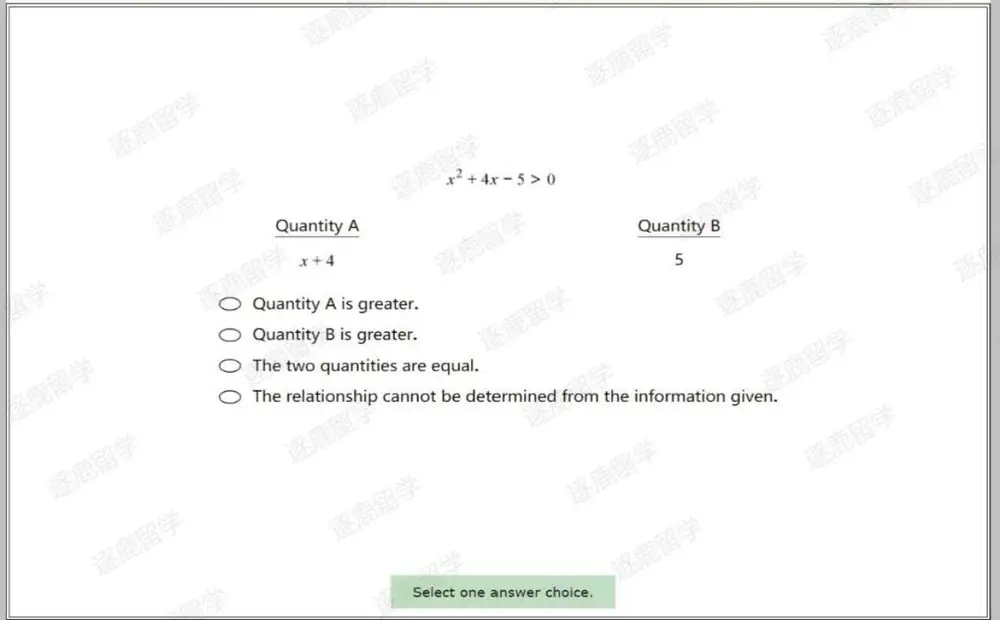
#> input picture courses/gre-qx/img/2025-01-01/5-04.webp, 1000 x 620 px
$ python ocrt.py ../../../../courses/gre-qx/img/2025-01-01/5-04.webp 5
#> lines starting #> are read from the running program, lines starting #| are printed output that depends on the picture
import sys,os,json,subprocess
sys.path.insert(0,os.path.expanduser('~/mnt/quest-log/tools/course/grvx'))
from PIL import Image,ImageOps,ImageFilter
import importlib.util
def hb(im):
    W,H=im.size
    band=im.crop((0,0,int(W*.5),int(H*.2))).convert('L')
    sc=2 if W<1500 else 1
    if sc>1:band=band.resize((band.size[0]*sc,band.size[1]*sc))
    f=f'/tmp/hb_{os.getpid()}.png';band.save(f)
    t=subprocess.run(['tesseract',f,'-','--psm','6','tsv'],capture_output=True,text=True).stdout
    for ln in t.split('\n')[1:]:
        c=ln.split('\t')
        if len(c)>=12 and c[11].strip().lower().startswith('section') and int(c[10] if c[10].lstrip('-').isdigit() else 0)>30:
            return int((int(c[7])+int(c[9]))/sc)+6
    return int(H*.095)
def ocr(path,psm=3,scale=None):
#> called with psm = 5
    im=Image.open(path).convert('RGB');H=im.size[1]
#> in ocr, im is the input picture: PIL image 1000x620 RGB; mean R, G, B 248.5, 248.8, 248.4
#> after `H = im.size[1]`: H = 620
    y=hb(im)
#> in hb, `band=im.crop((0,0,int(W*.5),int(H*.2))).convert('L')`:
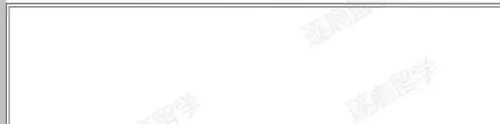
#> band: PIL image 500x124 L; min 108, max 255, mean 249.8
    if not .03*H<=y<=.2*H:y=int(H*.095)
    im=im.crop((0,y,im.size[0],H))
    sc=scale or max(2,round(2600/im.size[0]))
    im=im.resize((im.size[0]*sc,im.size[1]*sc),Image.LANCZOS).convert('L')
    im=ImageOps.autocontrast(im,cutoff=1)
    f=f'/tmp/o_{os.getpid()}.png';im.save(f)
    return subprocess.run(['tesseract',f,'-','--psm',str(psm),'-l','eng'],capture_output=True,text=True).stdout
if __name__=='__main__':
    print(ocr(sys.argv[1],int(sys.argv[2])))
#> (the call stopped at in hb, `t=subprocess.run(['tesseract',f,'-','--psm','6','tsv'],capture_output=..`: subprocess is not available in this run)

$ run again, on courses/gre-qx/img/2025-01-01/5-07.webp
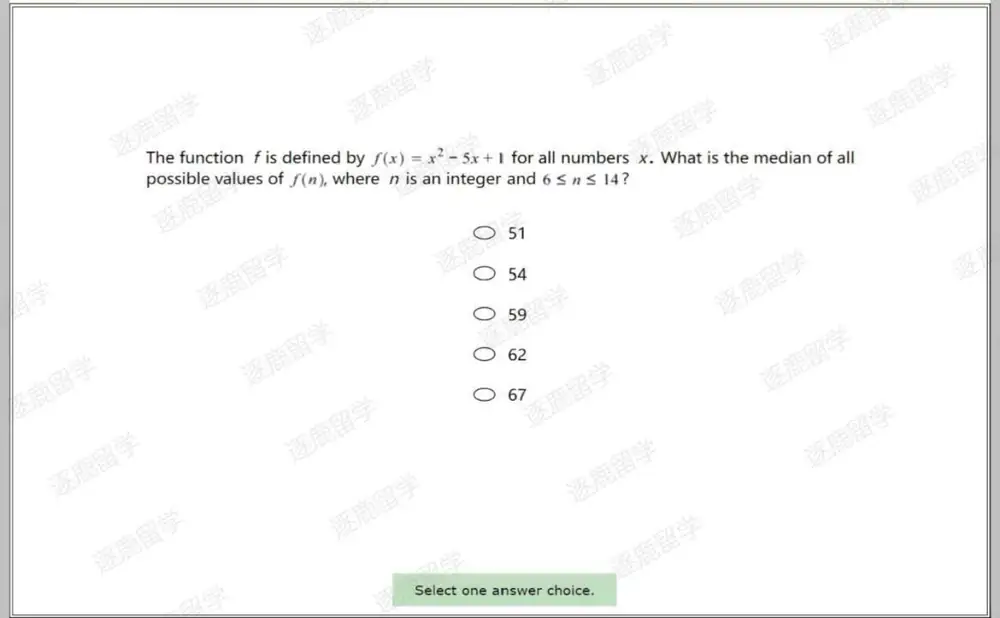
#> input picture courses/gre-qx/img/2025-01-01/5-07.webp, 1000 x 618 px
#> in ocr, im is the input picture: PIL image 1000x618 RGB; mean R, G, B 248.6, 249, 248.5
#> in hb, `band=im.crop((0,0,int(W*.5),int(H*.2))).convert('L')`:
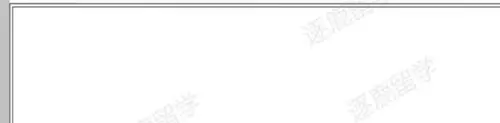
#> band: PIL image 500x123 L; min 120, max 255, mean 249.4

$ run again, on courses/gre-qx/img/2025-01-01/5-11.webp
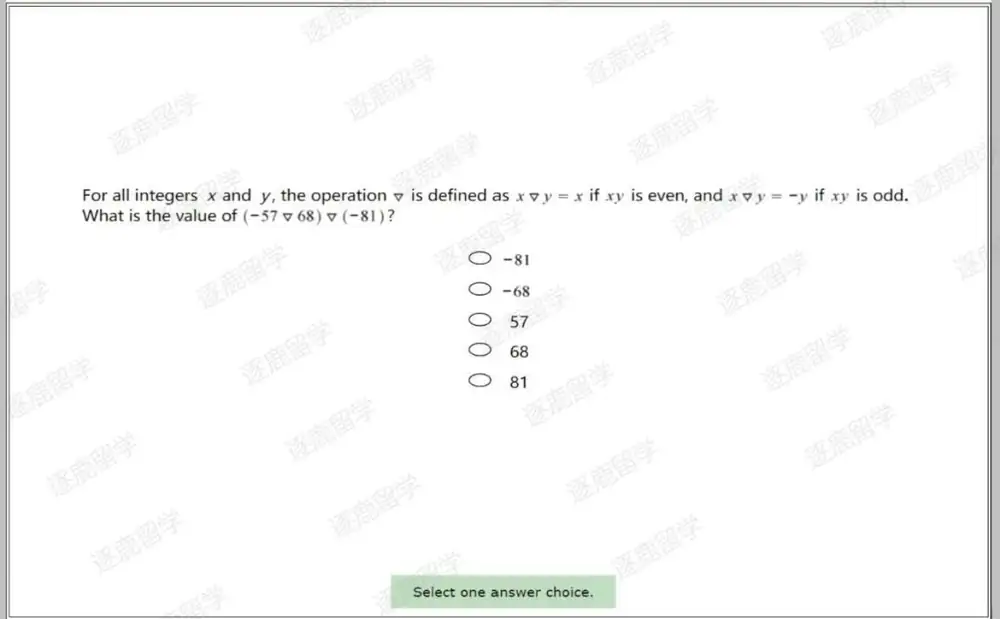
#> input picture courses/gre-qx/img/2025-01-01/5-11.webp, 1000 x 619 px
#> in ocr, im is the input picture: PIL image 1000x619 RGB; mean R, G, B 249.3, 249.6, 249.2
#> in hb, `band=im.crop((0,0,int(W*.5),int(H*.2))).convert('L')`:
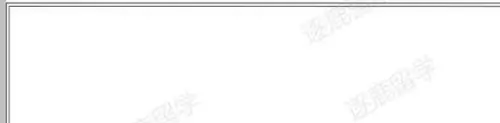
#> band: PIL image 500x123 L; min 111, max 255, mean 249.8
